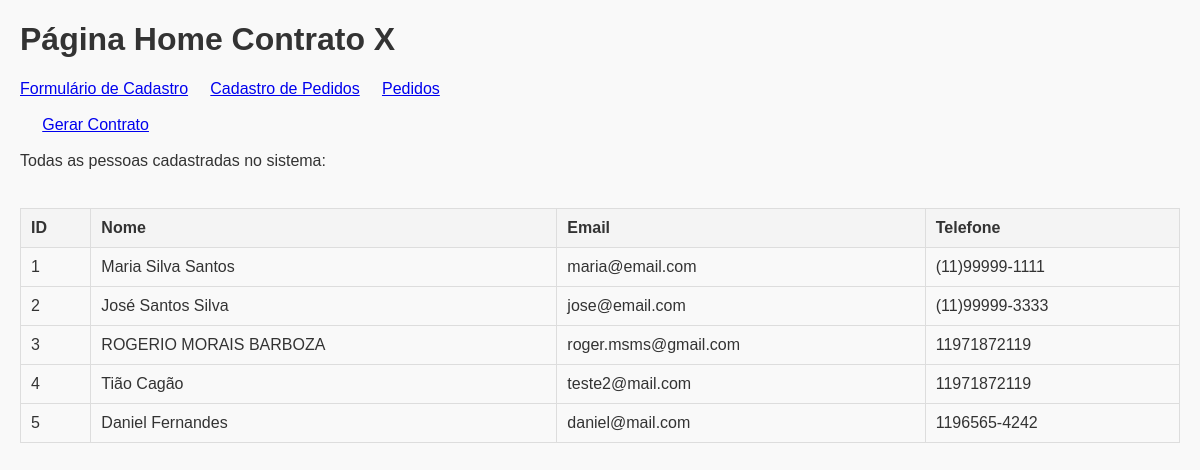
/paginas/home.php, run on the app's committed database.
### tables this page shows
CREATE TABLE IF NOT EXISTS `cadastros` (
  `timestamp` timestamp NULL DEFAULT CURRENT_TIMESTAMP,
  `_id_empresa` int NOT NULL,
  `_id_cadastro` int NOT NULL AUTO_INCREMENT,
  `tipo_cadastro` enum('cliente','colaborador','fornecedor','parceiro','outros') NOT NULL,
  `nome_completo` varchar(100) NOT NULL,
  `rg` varchar(20) NOT NULL,
  `cpf` varchar(14) NOT NULL,
  `data_nasc` date NOT NULL,
  `naturalidade` varchar(50) NOT NULL,
  `profissao` varchar(50) NOT NULL,
  `cep` varchar(9) NOT NULL,
  `rua` varchar(100) NOT NULL,
  `numero` varchar(10) NOT NULL,
  `complemento` varchar(50) DEFAULT NULL,
  `bairro` varchar(50) NOT NULL,
  `cidade` varchar(50) NOT NULL,
  `estado` char(2) NOT NULL,
  `telefone` varchar(15) NOT NULL,
  `email` varchar(100) NOT NULL,
  `redes_sociais` varchar(200) DEFAULT NULL,
  `contato_recados` varchar(100) NOT NULL,
  `telefone_recados` varchar(15) NOT NULL,
  `email_recados` varchar(100) NOT NULL,
  `origem` varchar(100) DEFAULT NULL,
  PRIMARY KEY (`_id_cadastro`),
  UNIQUE KEY `cpf` (`cpf`),
  UNIQUE KEY `rg` (`rg`),
  KEY `_id_empresa` (`_id_empresa`)
);

### app/model/model_cadastro/listar_cadastros/listar_cadastros.php (called while the page is built, shortened)
<?php
class ListarCadastros extends DbConn {
    public function buscarCadastros() {
        try {
            $conn = $this->connect();
            $query = "SELECT * FROM cadastros ORDER BY timestamp ASC";
            $stmt = $conn->prepare($query);
            $stmt->execute();
            return $stmt->fetchAll(PDO::FETCH_ASSOC);
        } catch (PDOException $e) {
            error_log("Erro ao buscar cadastros: " . $e->getMessage());
            return false;
        }
    }
}

### app/controller/ctrl_cadastro/ctrl_cadastro.php (called while the page is built, shortened)
<?php
require_once('../app/model/model_cadastro/listar_cadastros/listar_cadastros.php');
class CtrlCadastro {
    private $listarCadastros;
    public function __construct() {
        $this->listarCadastros = new ListarCadastros();
    }
    public function exibirCadastros() {
        $cadastros = $this->listarCadastros->buscarCadastros();
        return $cadastros;
    }
}

### app/view/view_cadastro/lista_cadastro.php (the view, shortened to what this page needs)
<?php
require_once('../app/controller/ctrl_cadastro/ctrl_cadastro.php');
$lista_cadastro = new CtrlCadastro();
?>
<!DOCTYPE html>
<html lang="pt-br">
<head>
    <link rel="stylesheet" href="public/assets/css/lista_cadastro.css">
</head>
<body>
<?php
$cadastros = $lista_cadastro->exibirCadastros();
try {
    if ($cadastros) {
        echo "<table border='1'>";
        echo "<thead>";
        echo "<tr>";
        echo "<th>ID</th>";
        echo "<th>Nome</th>";
        echo "<th>Email</th>";
        echo "<th>Telefone</th>";
        echo "</tr>";
        echo "</thead>";
        echo "<tbody>";
        foreach ($cadastros as $cadastro) {
            echo "<tr>";
            echo "<td>" . htmlspecialchars($cadastro['_id_cadastro']) . "</td>";
            echo "<td>" . htmlspecialchars($cadastro['nome_completo']) . "</td>";
            echo "<td>" . htmlspecialchars($cadastro['email']) . "</td>";
            echo "<td>" . htmlspecialchars($cadastro['telefone']) . "</td>";
            echo "</tr>";
        }
        echo "</tbody>";
        echo "</table>";
    } else {
        echo "<p>Nenhum cadastro encontrado.</p>";
    }
    } catch (Exception $e) {
        echo "<p>Erro ao exibir cadastros: " . htmlspecialchars($e->getMessage()) . "</p>";
    }
?>
</body>
</html>

### public/assets/css/lista_cadastro.css (style rules this page uses)
body { font-family: Arial, sans-serif; margin: 20px; background-color: #f9f9f9; color: #333; }
table { width: 100%; border-collapse: collapse; margin-top: 20px; }
th, td { padding: 10px; text-align: left; border: 1px solid #ddd; }
th { background-color: #f4f4f4; }
tr:nth-child(even) { background-color: #f9f9f9; }

### data on the page
cadastros: _id_cadastro "1", nome_completo "Maria Silva Santos", email "maria@email.com", telefone "(11)99999-1111"
cadastros: _id_cadastro "2", nome_completo "José Santos Silva", email "jose@email.com", telefone "(11)99999-3333"
cadastros: _id_cadastro "3", nome_completo "ROGERIO MORAIS BARBOZA", email "roger.msms@gmail.com", telefone "11971872119"
cadastros: _id_cadastro "4", nome_completo "Tião Cagão", email "teste2@mail.com", telefone "11971872119"
cadastros: _id_cadastro "5", nome_completo "Daniel Fernandes", email "daniel@mail.com", telefone "1196565-4242"
